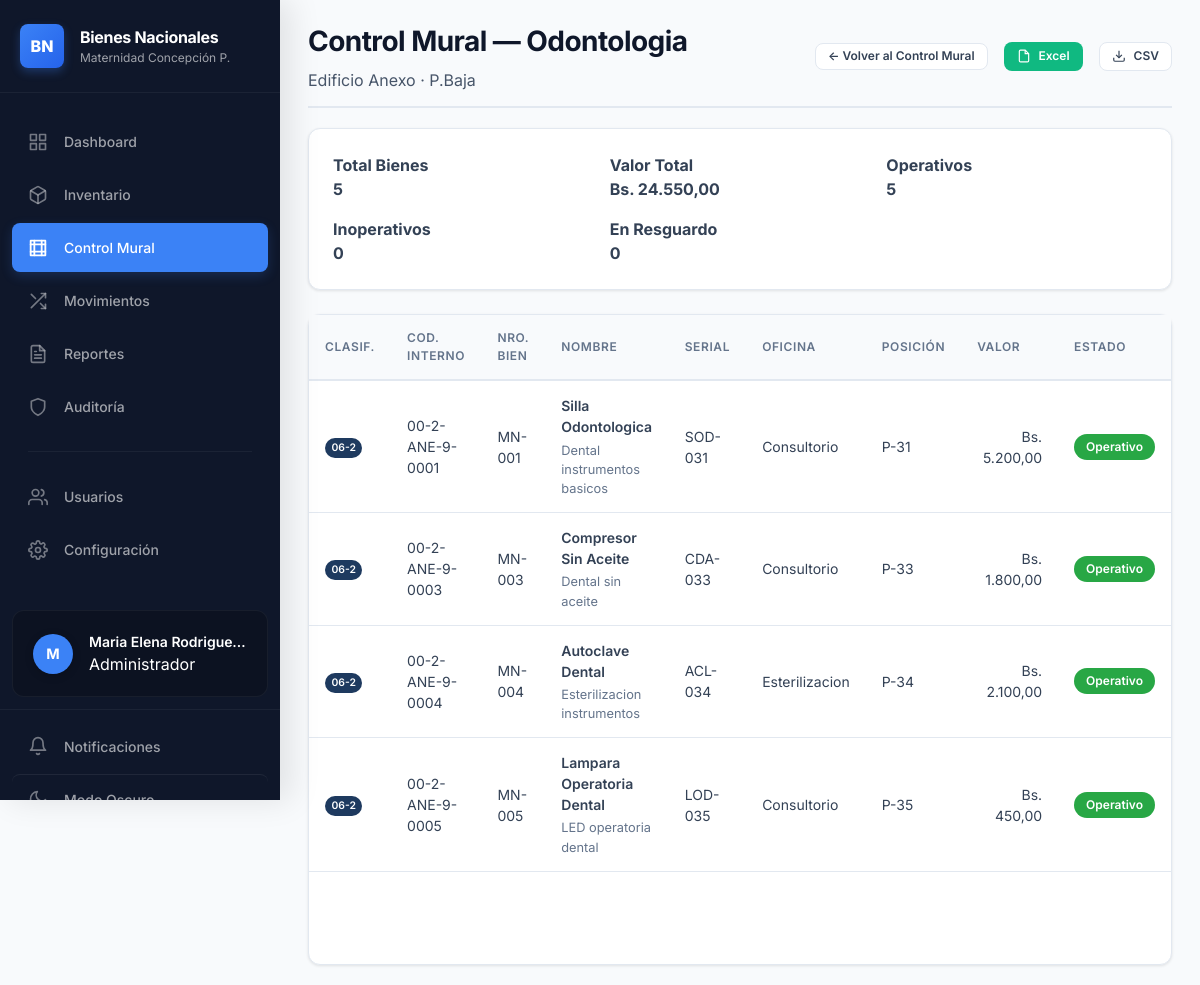
The page /public/inventario-mural/21 (signed in) on the database its author committed.
### tables this page shows
CREATE TABLE `areas` (
  `id_area` int(11) NOT NULL,
  `nombre_area` varchar(100) NOT NULL,
  `descripcion` text DEFAULT NULL,
  `edificio` varchar(50) DEFAULT NULL,
  `piso` tinyint(4) DEFAULT NULL COMMENT '-1=Sótano, 0=Planta Baja, 1..N=Pisos',
  `responsable_id` int(11) DEFAULT NULL,
  `area_padre_id` int(11) DEFAULT NULL,
  `activa` tinyint(1) NOT NULL DEFAULT 1,
  `created_at` timestamp NOT NULL DEFAULT current_timestamp(),
  `updated_at` timestamp NOT NULL DEFAULT current_timestamp() ON UPDATE current_timestamp()
);

CREATE TABLE `bienes` (
  `id_bien` int(11) NOT NULL,
  `codigo_sudebip` varchar(50) NOT NULL,
  `codigo_interno` varchar(50) DEFAULT NULL,
  `codigo_ministerio` varchar(50) DEFAULT NULL,
  `nro_bien_ministerio` varchar(30) DEFAULT NULL,
  `es_sn` tinyint(1) NOT NULL DEFAULT 0,
  `nombre` varchar(255) NOT NULL,
  `descripcion` text DEFAULT NULL,
  `serial` varchar(100) DEFAULT NULL,
  `marca` varchar(100) DEFAULT NULL,
  `modelo` varchar(100) DEFAULT NULL,
  `color` varchar(50) DEFAULT NULL,
  `anio_fabricacion` smallint(6) DEFAULT NULL,
  `cantidad` smallint(6) NOT NULL DEFAULT 1,
  `condicion_inicial` enum('Nuevo','Bueno','Regular','Malo') DEFAULT NULL,
  `id_estado` int(11) NOT NULL DEFAULT 1,
  `id_tipo` int(11) DEFAULT NULL,
  `id_area` int(11) DEFAULT NULL,
  `responsable_id` int(11) DEFAULT NULL,
  `responsable_nombre` varchar(255) DEFAULT NULL,
  `responsable_cedula` varchar(20) DEFAULT NULL,
  `responsable_foto_path` varchar(500) DEFAULT NULL,
  `cin_edificio` varchar(50) DEFAULT NULL,
  `cin_piso` varchar(10) DEFAULT NULL,
  `cin_departamento` varchar(100) DEFAULT NULL,
  `cin_oficina` varchar(100) DEFAULT NULL,
  `cin_posicion` varchar(20) DEFAULT NULL,
  `numero_factura` varchar(50) DEFAULT NULL,
  `fecha_adquisicion` date DEFAULT NULL,
  `valor_inicial` decimal(15,2) DEFAULT NULL,
  `valor_residual` decimal(15,2) NOT NULL DEFAULT 0.00,
  `vida_util_anos` tinyint(4) NOT NULL DEFAULT 10,
  `observaciones` text DEFAULT NULL,
  `imagen_path` varchar(500) DEFAULT NULL,
  `created_at` timestamp NOT NULL DEFAULT current_timestamp(),
  `updated_at` timestamp NOT NULL DEFAULT current_timestamp() ON UPDATE current_timestamp()
);

CREATE TABLE `tipos_bien` (
  `id_tipo` int(11) NOT NULL,
  `codigo` varchar(10) NOT NULL,
  `nombre` varchar(100) NOT NULL,
  `descripcion` text DEFAULT NULL,
  `vida_util_anos` tinyint(4) NOT NULL DEFAULT 10,
  `categoria` varchar(50) DEFAULT NULL,
  `activo` tinyint(1) NOT NULL DEFAULT 1,
  `created_at` timestamp NOT NULL DEFAULT current_timestamp()
);

CREATE TABLE `estados` (
  `id_estado` int(11) NOT NULL,
  `nombre` varchar(50) NOT NULL,
  `descripcion` text DEFAULT NULL,
  `color` varchar(7) DEFAULT NULL COMMENT 'Color HEX para la UI',
  `es_baja` tinyint(1) NOT NULL DEFAULT 0,
  `created_at` timestamp NOT NULL DEFAULT current_timestamp()
);

### app/views/inventario_mural/area.php (the view, shortened to what the rows shown need)
<?php
require APP_PATH . '/views/partials/sidebar.php';
?>
<main class="main-content">
    <div class="page-header">
        <div>
            <h1>Control Mural — <?= htmlspecialchars($area['nombre_area']) ?></h1>
            <p style="color:#475569; margin-top:.4rem;">Edificio <?= htmlspecialchars($area['edificio']) ?> · <?= $area['piso'] == -1 ? 'Sótano' : ($area['piso'] == 0 ? 'P.Baja' : 'Piso ' . htmlspecialchars($area['piso'])) ?></p>
        </div>
        <div class="page-actions">
            <a href="<?= $base_url ?>/inventario-mural" class="btn btn-secondary btn-sm">← Volver al Control Mural</a>
            <button type="button" class="btn btn-success btn-sm" onclick="previewReport('excel')">
                <svg width="14" height="14" viewBox="0 0 24 24" fill="none" stroke="currentColor" stroke-width="2" aria-hidden="true">
                    <path d="M14 2H6a2 2 0 0 0-2 2v16a2 2 0 0 0 2 2h12a2 2 0 0 0 2-2V8z"/>
                    <polyline points="14 2 14 8 20 8"/>
                </svg>
                Excel
            </button>
            <button type="button" class="btn btn-secondary btn-sm" onclick="previewReport('csv')">
                <svg width="14" height="14" viewBox="0 0 24 24" fill="none" stroke="currentColor" stroke-width="2" aria-hidden="true">
                    <path d="M21 15v4a2 2 0 0 1-2 2H5a2 2 0 0 1-2-2v-4"/>
                    <polyline points="7 10 12 15 17 10"/>
                    <line x1="12" y1="15" x2="12" y2="3"/>
                </svg>
                CSV
            </button>
        </div>
    </div>
    <div class="card" style="margin-bottom:1.5rem;">
        <div class="card-body" style="display:grid; gap:1rem; grid-template-columns: repeat(auto-fit, minmax(220px, 1fr));">
            <div class="summary-card">
                <h4>Total Bienes</h4>
                <p><strong><?= number_format($totales['total'] ?? 0) ?></strong></p>
            </div>
            <div class="summary-card">
                <h4>Valor Total</h4>
                <p><strong>Bs. <?= number_format($totales['valor_total'] ?? 0, 2, ',', '.') ?></strong></p>
            </div>
            <div class="summary-card">
                <h4>Operativos</h4>
                <p><strong><?= number_format($totales['operativos'] ?? 0) ?></strong></p>
            </div>
            <div class="summary-card">
                <h4>Inoperativos</h4>
                <p><strong><?= number_format($totales['inoperativos'] ?? 0) ?></strong></p>
            </div>
            <div class="summary-card">
                <h4>En Resguardo</h4>
                <p><strong><?= number_format($totales['resguardo'] ?? 0) ?></strong></p>
            </div>
        </div>
    </div>
    <?php if (empty($bienes)): ?>
    <div class="card">
        <div class="card-body">
            <p>No se encontraron bienes para esta área.</p>
        </div>
    </div>
    <?php else: ?>
    <div class="card">
        <div class="table-wrapper">
            <table class="data-table">
                <thead>
                    <tr>
                        <th>Clasif.</th>
                        <th>Cod. Interno</th>
                        <th>Nro. Bien</th>
                        <th>Nombre</th>
                        <th>Serial</th>
                        <th>Oficina</th>
                        <th>Posición</th>
                        <th>Valor</th>
                        <th>Estado</th>
                    </tr>
                </thead>
                <tbody>
                    <?php foreach ($bienes as $b): ?>
                    <tr>
                        <td><span class="badge badge-sm" style="background:#1e3a5f"><?= htmlspecialchars($b['tipo_codigo']) ?></span></td>
                        <td><?= htmlspecialchars($b['codigo_interno']) ?></td>
                        <td><?= $b['es_sn'] ? 'S/N' : htmlspecialchars($b['nro_bien_ministerio'] ?? '—') ?></td>
                        <td>
                            <div style="font-weight:600;"><?= htmlspecialchars($b['nombre']) ?></div>
                            <?php if (!empty($b['descripcion'])): ?>
                            <div style="font-size:.8rem;color:#64748b; margin-top:.2rem;">
                                <?= htmlspecialchars(mb_substr($b['descripcion'], 0, 80)) ?><?= mb_strlen($b['descripcion']) > 80 ? '…' : '' ?>
                            </div>
                            <?php endif; ?>
                        </td>
                        <td><?= htmlspecialchars($b['serial'] ?? '—') ?></td>
                        <td><?= htmlspecialchars($b['cin_oficina'] ?? '—') ?></td>
                        <td><?= htmlspecialchars($b['cin_posicion'] ?? '—') ?></td>
                        <td style="text-align:right;">Bs. <?= number_format($b['valor_inicial'] ?? 0, 2, ',', '.') ?></td>
                        <td><span class="badge" style="background:<?= htmlspecialchars($b['estado_color']) ?>"><?= htmlspecialchars($b['estado_nombre']) ?></span></td>
                    </tr>
                    <?php endforeach; ?>
                </tbody>
            </table>
        </div>
    </div>
    <?php endif; ?>
</main>

### rows shown on the page
areas: nombre_area "Odontologia", edificio "Anexo"
bienes: id_tipo.codigo "06-2", codigo_interno "00-2-ANE-9-0001", nro_bien_ministerio "MN-001", nombre "Silla Odontologica", descripcion "Dental instrumentos basicos", serial "SOD-031", cin_oficina "Consultorio", cin_posicion "P-31", valor_inicial "5.200,00", id_estado.nombre "Operativo"
bienes: id_tipo.codigo "06-2", codigo_interno "00-2-ANE-9-0003", nro_bien_ministerio "MN-003", nombre "Compresor Sin Aceite", descripcion "Dental sin aceite", serial "CDA-033", cin_oficina "Consultorio", cin_posicion "P-33", valor_inicial "1.800,00", id_estado.nombre "Operativo"
bienes: id_tipo.codigo "06-2", codigo_interno "00-2-ANE-9-0004", nro_bien_ministerio "MN-004", nombre "Autoclave Dental", descripcion "Esterilizacion instrumentos", serial "ACL-034", cin_oficina "Esterilizacion", cin_posicion "P-34", valor_inicial "2.100,00", id_estado.nombre "Operativo"
bienes: id_tipo.codigo "06-2", codigo_interno "00-2-ANE-9-0005", nro_bien_ministerio "MN-005", nombre "Lampara Operatoria Dental", descripcion "LED operatoria dental", serial "LOD-035", cin_oficina "Consultorio", cin_posicion "P-35", valor_inicial "450,00", id_estado.nombre "Operativo"

### other values the page prints
$inicial "M"
$_SESSION['nombre'] "Maria Elena Rodrigue…"
$rolLabel "Administrador"
$totales['total'] "5"
$totales['valor_total'] "24.550,00"
$totales['operativos'] "5"
$totales['inoperativos'] "0"
$totales['resguardo'] "0"
